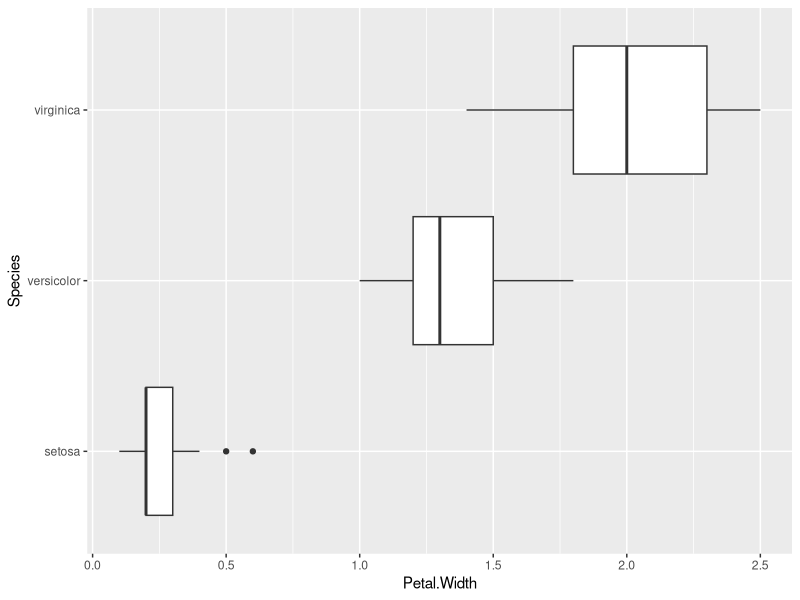

Recreate this plot in R.
## ---- chunk 1
x <- c(TRUE, "hello", 10, 10L)
x
typeof(x)
## ---- chunk 2
x <- c(149, 486, 174, 435, 188, 397, 497, 256, 346, 494)
y <- c(1839, 2709, 2422, 1547, 1686, 2159, 2929, 651, 1358, 756)
## ---- chunk 3
sum(x, y) # sum both vectors (fastest)
sum(c(x, y)) # concatenate the vectors into one, then sum
sum(x + y) # add together elementwise, then sum (slowest)
## ---- chunk 4
months <- c("January", "February", "March", "April", "May", "June", "July",
            "August", "September", "October", "November", "December")
## ---- chunk 5
months[c(2,3)]
months[seq(from=3, to=12, by=3)] # or just type out c(3, 6, 9 ,12)
## ---- chunk 6
dummy <- 17:23
dummy[5:7]
## ---- chunk 7
dummy[dummy >= 21] # easy way, same as dummy[dummy > 20]
dummy[c(FALSE, FALSE, FALSE, FALSE, TRUE, TRUE, TRUE)] # hard way
## ---- chunk 8
fruits <- data.frame(fruit = c("grapes", "kiwi", "mango", "apple"),
                     price = c(4, 2, 3, .99),
                     expiration = c("2-19", "2-20", "2-18", "2-28")
                     )
fruits
## ---- chunk 9
fruits[fruits$price >= 2, ]
## ---- chunk 10
data(iris)
## ---- chunk 11
summary(iris$Petal.Width)
1.8 - .3
## ---- chunk 12
iris[1:5, 1:2]
## ---- chunk 13
iris[iris$Species == "setosa" | iris$Species == "versicolor",]
iris[iris$Species %in% c("setosa", "versicolor"),] 
## ---- chunk 14
iris[iris$Sepal.Width < 2.1,]
## ---- chunk 15
library(ggplot2)
ggplot(data = iris, mapping = aes(x=Species, y = Petal.Width)) +
  geom_boxplot() + coord_flip()
